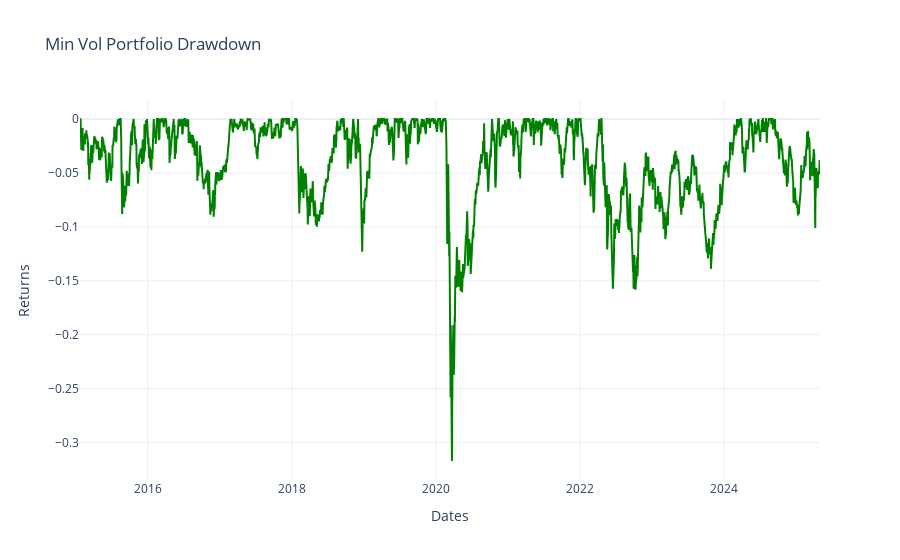

Notebook code for this chart:
### Code cell
plot_drawdown_chart(portfolio_df = Min_Vol_performance_df, 
                    chart_title = "Min Vol Portfolio Drawdown")

### Figure 1 — Plotly figure (JSON) as saved in the notebook; plotly's stock layout.template omitted (floating-point values rounded to 4 significant figures; data arrays with more than 128 entries replaced by an {"elided": "..."} marker saying what was removed)
{"data": [{"line": {"color": "green"}, "mode": "lines", "name": "Min Vol Portfolio Drawdown", "type": "scatter", "x": {"elided": "2585 str values"}, "y": {"elided": "2585 float values"}}], "layout": {"legend": {"bordercolor": "Black", "borderwidth": 1, "x": 0.01, "y": 0.99}, "title": {"text": "Min Vol Portfolio Drawdown"}, "xaxis": {"anchor": "y", "domain": [0, 1], "title": {"text": "Dates"}}, "yaxis": {"anchor": "x", "domain": [0, 1], "title": {"text": "Returns"}}}}
